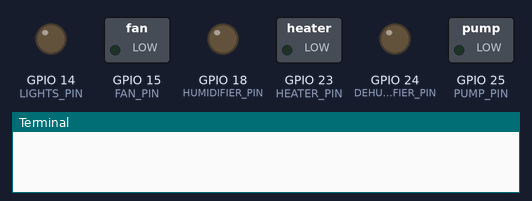
Bench run of a program on a simulated Raspberry Pi (BCM pin numbers). On the bench: switched loads named in the program (green lamp = pin HIGH), output pins drawn as LEDs (lit = HIGH), the last lines printed to the terminal. At 74.0 s the program stops and its outputs stay as they are.

Above: at 0.1 s.
At 3.1 s:
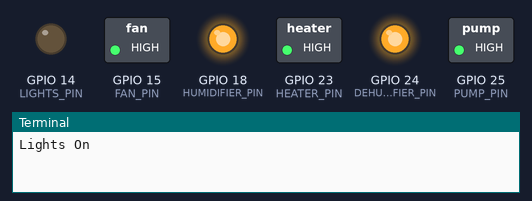
At 13.1 s:
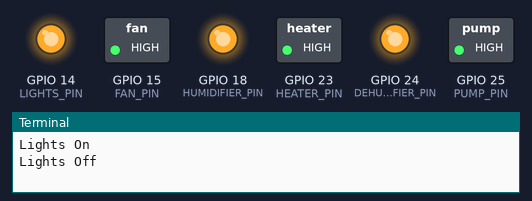
At 14.1 s:
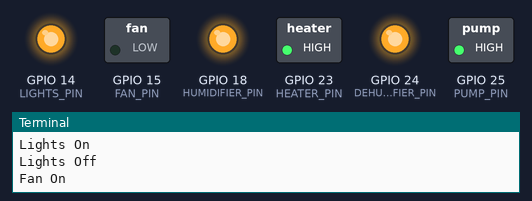
At 25.1 s:
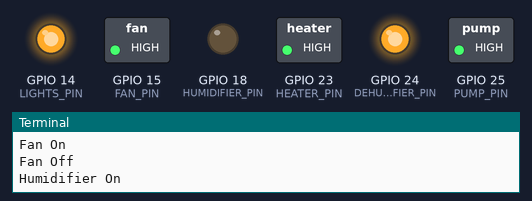
At 36.1 s:
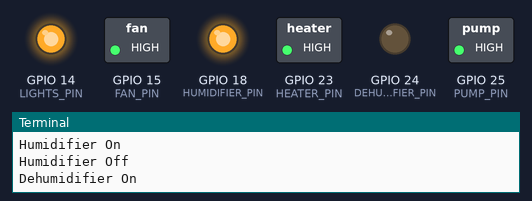
Timing chart, 0 to 37.6 s (numbered marks = the images above):
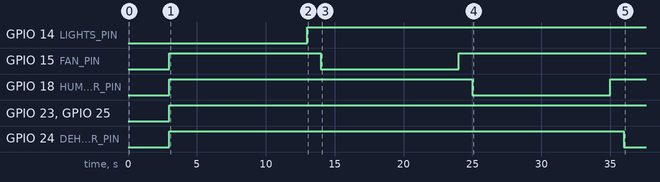

The program:

RelayTest.py
```python
import RPi.GPIO as GPIO
import time

#Set relay on and off time (in seconds)
Relay_On_Time = 10
Relay_Off_Time = 1

# Define pin numbers
LIGHTS_PIN = 14
FAN_PIN = 15
HUMIDIFIER_PIN = 18
HEATER_PIN = 23
DEHUMIDIFIER_PIN = 24
PUMP_PIN = 25

#Setup GPIO
def run_relay_tests(iterations):
    GPIO.setmode(GPIO.BCM)
    GPIO.setup([LIGHTS_PIN, FAN_PIN, HUMIDIFIER_PIN, HEATER_PIN, DEHUMIDIFIER_PIN, PUMP_PIN], GPIO.OUT)
    time.sleep(3)
    GPIO.output([LIGHTS_PIN, FAN_PIN, HUMIDIFIER_PIN, HEATER_PIN, DEHUMIDIFIER_PIN, PUMP_PIN], GPIO.HIGH)


# Set the iteration number for the amount of times you want to run the relay test(s).
iterations = 1
run_relay_tests(iterations)

#Turning on and off the relays for testing
for i in range(iterations):
    GPIO.output([LIGHTS_PIN], GPIO.LOW)
    print("Lights On")
    time.sleep(Relay_On_Time)
    GPIO.output([LIGHTS_PIN], GPIO.HIGH)
    print("Lights Off")
    time.sleep(Relay_Off_Time)

    GPIO.output([FAN_PIN], GPIO.LOW)
    print("Fan On")
    time.sleep(Relay_On_Time)
    GPIO.output([FAN_PIN], GPIO.HIGH)
    print("Fan Off")
    time.sleep(Relay_Off_Time)

    GPIO.output([HUMIDIFIER_PIN], GPIO.LOW)
    print("Humidifier On")
    time.sleep(Relay_On_Time)
    GPIO.output([HUMIDIFIER_PIN], GPIO.HIGH)
    print("Humidifier Off")
    time.sleep(Relay_Off_Time)

    GPIO.output([DEHUMIDIFIER_PIN], GPIO.LOW)
    print("Dehumidifier On")
    time.sleep(Relay_On_Time)
    GPIO.output([DEHUMIDIFIER_PIN], GPIO.HIGH)
    print("Dehumidifier Off")
    time.sleep(Relay_Off_Time)

    GPIO.output([HEATER_PIN], GPIO.LOW)
    print("Heater On")
    time.sleep(Relay_On_Time)
    GPIO.output([HEATER_PIN], GPIO.HIGH)
    print("Heater Off")
    time.sleep(Relay_Off_Time)

    GPIO.output([PUMP_PIN], GPIO.LOW)
    print("Pump On")
    time.sleep(Relay_On_Time)
    GPIO.output([PUMP_PIN], GPIO.HIGH)
    print("Pump Off")
    time.sleep(Relay_Off_Time)

GPIO.cleanup()

print(f"\n\033[92mAll Relays Tested {iterations} time(s)\033[0m")
time.sleep(5)
```

Measured:
- by itself, GPIO 14 (LIGHTS_PIN): LOW → HIGH at 13.0 s
- by itself, GPIO 15 (FAN_PIN): LOW → HIGH at 3.0 s, → LOW 11.0 s later, → HIGH 10.0 s later
- by itself, GPIO 18 (HUMIDIFIER_PIN): LOW → HIGH at 3.0 s, → LOW 22.0 s later, → HIGH 10.0 s later
- by itself, GPIO 23 (HEATER_PIN), GPIO 25 (PUMP_PIN): LOW → HIGH at 3.0 s
- by itself, GPIO 24 (DEHUMIDIFIER_PIN): LOW → HIGH at 3.0 s, → LOW 33.0 s later
